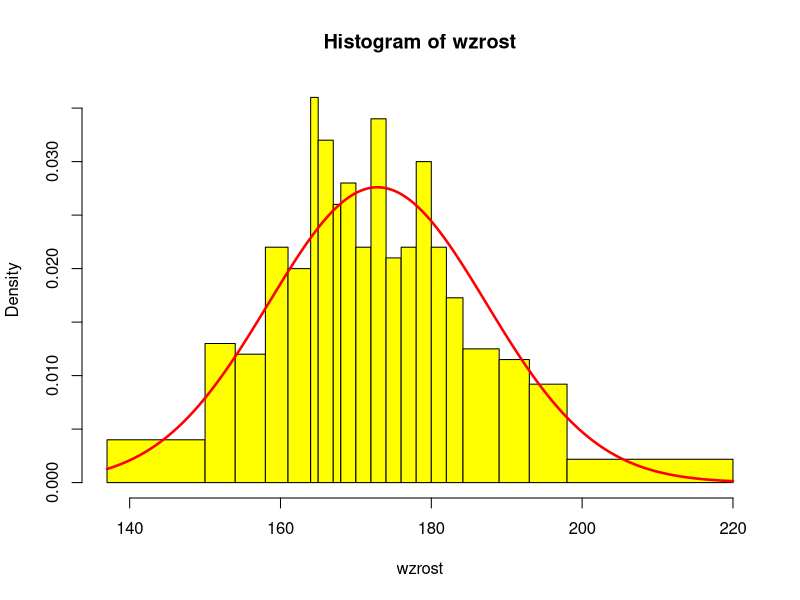
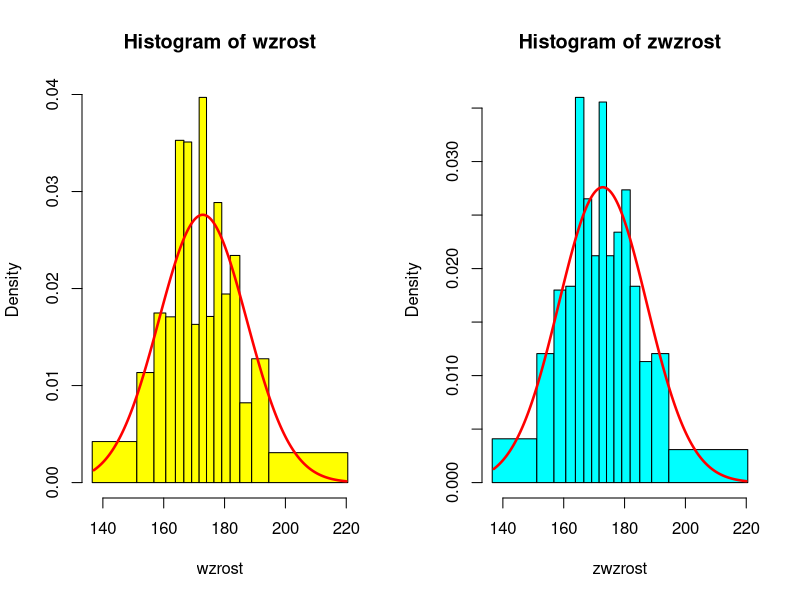

These figures' R source, in order:
# Zadanie 4.1
wzrost = read.csv2("Wzrost.csv", header=FALSE)[,1]

k = 20
(podzial = quantile(wzrost, c(0:k/k), names=FALSE))

# Nieograniczony podzial
npodzial = podzial
npodzial[1] = -Inf
npodzial[k+1] = +Inf
npodzial

(szereg = table(cut(wzrost, npodzial)))

mi = mean(wzrost)
sigma = sd(wzrost)

# pnorm -- dystrybuanta rozkladu normalnego
# zatem ponizszy wektor opisuje pstwa, z jakimi proba z przedzialu normalnego
# o parametrach (mi, sigma) znajdzie sie w poszczegolnych przedzialach
pstwa = pnorm(npodzial[2:(k+1)], mi, sigma) - pnorm(npodzial[1:k], mi, sigma)

# Test chi-kwadrat to test zgodnosci, ale skoro badamy zgodnosc z rozkladem normalnym
# (wyznaczonym za pomoca pnorm), to dziala jako test normalnosci.
(t = chisq.test(szereg, p=pstwa))

# O braku podstaw do odrzucenia hipotezy o zgodnosci rozkladow mozna mowic, gdy p-value
# przekracza 0.05 (tzn. 1 - poziom ufnosci; zazwyczaj obchodzi nas 95%).

# Odczytanie p-value z samego chisq.test w tym wypadku jednak nie wystarcza. Podane
# wektory danych (szereg i pstwa) maja dlugosc k, wiec domyslnie p-value liczone
# jest tak, jakbysmy w tescie chi-kwadrat mieli k-1 stopni swobody. Jednak rozklad
# normalny zostal wygenerowany w oparciu o mi i sigme pochodzace z danych, wiec tak
# naprawde dwie dodatkowe informacje zostaly narzucone przez nas. Dlatego zamiast k-1
# stopni swobody powinnismy zastosowac o dwa mniej (czyli k-3), a zamiast odczytywac
# p-value wprost z chisq.test, mozemy policzyc ja prawidlowo sami w oparciu o statystyke
# zwracana przez test, w sposob przedstawiony ponizej.

1 - pchisq(t$statistic, k-3)

# To jest nasza prawdziwa p-wartosc. Nadal jest wieksza niz 0.05, zatem nie ma podstaw
# do odrzucenia hipotezy o zgodnosci rozkladow. Zgodnosc badanego rozkladu z rozkladem
# normalnym mozna interpretowac jako jego normalnosc, co nalezalo zbadac.

# Przedstawmy wynik w postaci graficznej
hist(wzrost, podzial, col="yellow")
x = seq(min(wzrost), max(wzrost), len = 500)
lines(x, dnorm(x, mi, sigma), lwd=2.5, col="red")


# Zadanie 4.2

# zmienne wzrost, mi i sigma zostaja z poprzedniego podpunktu

k = 15
podzial = qnorm(0:k/k, mi, sigma)

(szereg = table(cut(wzrost, podzial)))

# Tym razem nie musimy liczyc zadnego wektora "pstwa" do porownywania, bo nasz podzial
# jest specjalnie zrobiony tak, zeby proba z rozkladu normalnego wpadala z takim
# samym pstwem do kazdego z przedzialow).

(t = chisq.test(szereg))
1 - pchisq(t$statistic, k-3) # Bo do generowania szeregu uzylismy mi i sigmy z danych.
# Tym razem sa podstawy od odrzucenia hipotezy. W oparciu o nie mozna powiedziec, ze ten
# rozklad nie jest zgodny z normalnym.

zwzrost = wzrost + runif(length(wzrost), -0.5, 0.5) # Wzrosty zaburzone wg polecenia
(zszereg = table(cut(zwzrost, podzial)))

(t = chisq.test(zszereg))
1 - pchisq(t$statistic, k-3)
# Po zaszumieniu danych okazalo sie, ze prawidlowa p-wartosc (druga linijka)
# przekroczyla (nieznacznie, ale to w sam raz dla 95% poziomu ufnosci) 0.05, wiec
# brak jest podstaw do hipotezy o zgodnosci otrzymanego rozkladu z rozkladem normalnym.

# Skonczony podzial
spodzial = podzial
spodzial[1] = min(wzrost) - 0.5
spodzial[k + 1] = max(wzrost) + 0.5

op = par(mfrow=c(1,2))
hist(wzrost, spodzial, col="yellow")
lines(x, dnorm(x, mi, sigma), lwd=2.5, col="red")
hist(zwzrost, spodzial, col="cyan")
lines(x, dnorm(x, mi, sigma), lwd=2.5, col="red")
par(op)

# Blekitny histogram przeszedl test zgodnosci z rozkladem normalnym, ale zolty juz nie
# -- nie jest to oczywiste, ale ma pewien sens po spojrzeniu na wykresy.


# Zadanie 4.3
zakupy = read.csv2("Zakupy.csv")

p = zakupy$WYDATEK[zakupy$WYKSZTALCENIE=="P"]
z = zakupy$WYDATEK[zakupy$WYKSZTALCENIE=="Z"]
s = zakupy$WYDATEK[zakupy$WYKSZTALCENIE=="S"]
w = zakupy$WYDATEK[zakupy$WYKSZTALCENIE=="W"]

# t.test -- test rownosci srednich, im wieksze p-value tym lepiej
# Mozna sie np. umowic, ze odrzucamy hipoteze gdy p-value jest mniejsze od 0.05.
t.test(p, z) # brak podstaw od odrzucenia hipotezy zerowej, tzn. srednie w miare rowne
t.test(p, s) # sa podstawy do odrzucenia h0, srednie niezbyt rowne
t.test(p, w) # sa podstawy do odrzucenia h0
t.test(z, s) # brak podstaw do odrzucenia h0
t.test(z, w) # sa podstawy do odrzucenia h0
t.test(s, w) # brak podstaw do odrzucenia h0

# Ej, zauwazyl ktos, ze to ma sens? Hipoteza o rownych srednich przeszla tylko
# w przypadkach, gdy roznice w wyksztalceniu sa relatywnie najmniejsze
# (tzn. miedzy P a Z, Z a S oraz S a W)

